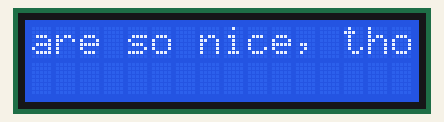
Simulated run of this sketch. Board: Arduino Uno, built with avr-gcc and run on an emulated ATmega328P. Shown: 16×2 character LCD. Random numbers use the default seed unless the sketch sets one.

Above: at 10.1 s.
At 30.1 s:
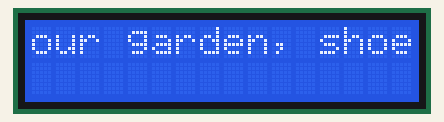
At 40.2 s:
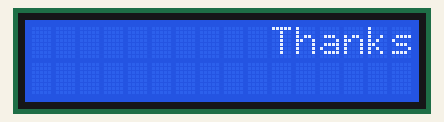
At 90.2 s:
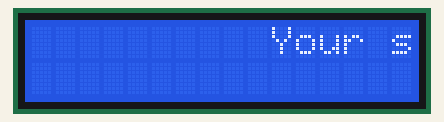

The sketch:

crap_lcd.ino
```cpp
#include <LiquidCrystal.h>

LiquidCrystal lcd(12, 11, 10, 5, 4, 3, 2);

const byte NUMBER_OF_NAMES = 15;
char* names[NUMBER_OF_NAMES] = { "You just made my day.",
"You’re an excellent cook, artist, athlete or teacher.",
"You’re a hoot.",
"I like the way you are.",
"Your kids are so nice, thoughtful or well-behaved.",
"You have a great sense of style.",
"Thanks for being there for me.",
"Your smile brightens the room.",
"Have you lost weight?",
"Your home feels so inviting.",
"You deserve a promotion.",
"You make me want to be a better person.",
"You look so young.",
"I’m so jealous of your garden, shoes or keyboarding skills.",
"I like your aura."};

char text;

void setup() {
  // set up the LCD's number of columns and rows:
  lcd.begin(16, 2);

randomSeed(analogRead(0));

}

void loop() {
  lcd.clear();
  //text = string(names[random(0,NUMBER_OF_NAMES)]);
lcd.autoscroll();

  lcd.print(names[random(0,NUMBER_OF_NAMES)]);
  delay(10000);
}
```

Measured:
- what the display in image 0 shows lasts 10.0 s, from 10.1 s to 20.1 s
